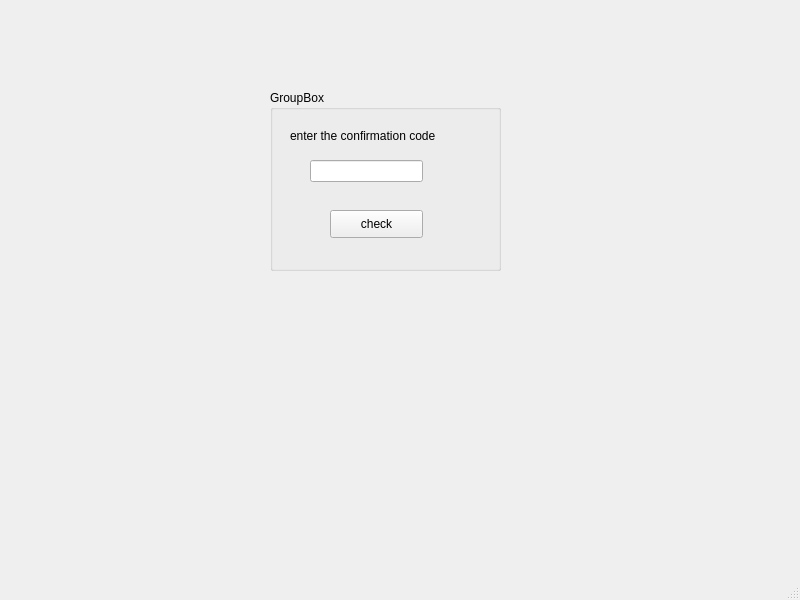
<?xml version="1.0" encoding="UTF-8"?>
<ui version="4.0">
 <class>page3</class>
 <widget class="QMainWindow" name="page3">
  <property name="geometry">
   <rect>
    <x>0</x>
    <y>0</y>
    <width>800</width>
    <height>600</height>
   </rect>
  </property>
  <property name="windowTitle">
   <string>MainWindow</string>
  </property>
  <widget class="QWidget" name="centralwidget">
   <widget class="QGroupBox" name="groupBox">
    <property name="geometry">
     <rect>
      <x>270</x>
      <y>90</y>
      <width>231</width>
      <height>181</height>
     </rect>
    </property>
    <property name="title">
     <string>GroupBox</string>
    </property>
    <widget class="QLabel" name="label_confirmation">
     <property name="geometry">
      <rect>
       <x>20</x>
       <y>30</y>
       <width>171</width>
       <height>31</height>
      </rect>
     </property>
     <property name="text">
      <string>enter the confirmation code</string>
     </property>
    </widget>
    <widget class="QLineEdit" name="lineEdit_confirmation">
     <property name="geometry">
      <rect>
       <x>40</x>
       <y>70</y>
       <width>113</width>
       <height>22</height>
      </rect>
     </property>
    </widget>
    <widget class="QPushButton" name="pushButton_checkcinfirmation">
     <property name="geometry">
      <rect>
       <x>60</x>
       <y>120</y>
       <width>93</width>
       <height>28</height>
      </rect>
     </property>
     <property name="text">
      <string>check</string>
     </property>
    </widget>
   </widget>
  </widget>
  <widget class="QMenuBar" name="menubar">
   <property name="geometry">
    <rect>
     <x>0</x>
     <y>0</y>
     <width>800</width>
     <height>26</height>
    </rect>
   </property>
  </widget>
  <widget class="QStatusBar" name="statusbar"/>
 </widget>
 <resources/>
 <connections/>
</ui>
